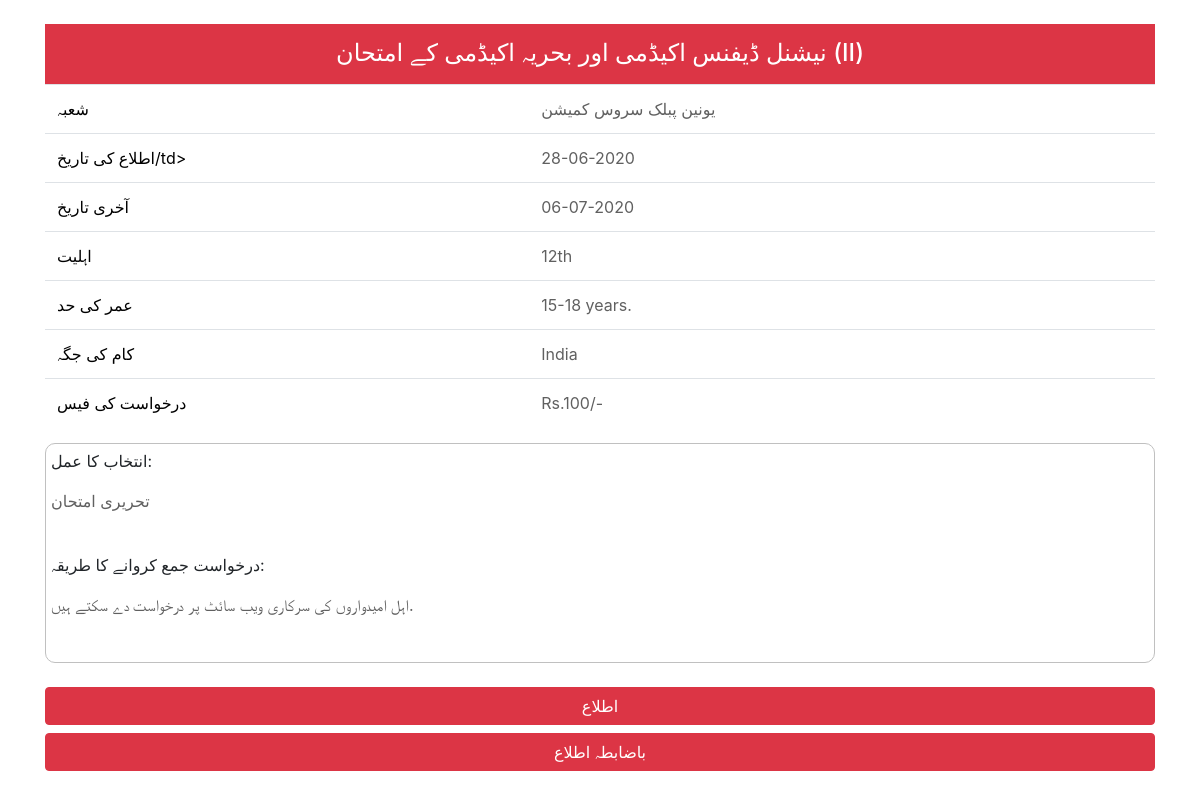
The page /detail_ur/1 on the database its author committed.
### English/models.py (models this page shows, shortened)
class Job(models.Model):
    JobId = models.AutoField(primary_key=True)
    Language = models.CharField(max_length=12, choices=STATES, default='ENGLISH')
    Name = models.CharField(max_length=100)
    Department = models.CharField(max_length=100)
    Notification_Date = models.CharField(max_length=100)
    Number_Of_Posts = models.CharField(max_length=100)
    LastDate = models.CharField(max_length=100)
    Education = models.CharField(max_length=100)
    Age_Limit = models.CharField(max_length=100)
    Salary = models.CharField(max_length=100)
    Location = models.CharField(max_length=100)
    Application_Fees = models.CharField(max_length=100)
    Selection_Process = models.TextField()
    How_To_Apply = models.TextField()
    Pdf_link = models.CharField(max_length=100)
    Official_Notification = models.CharField(max_length=100)
    Selection_Process_KN  = models.TextField(default="Dont Fill",blank=True, null=True)
    Selection_Process_TE  = models.TextField(default="Dont Fill",blank=True, null=True)
    Selection_Process_TA  = models.TextField(default="Dont Fill",blank=True, null=True)
    Selection_Process_MR  = models.TextField(default="Dont Fill",blank=True, null=True)
    Selection_Process_GU  = models.TextField(default="Dont Fill",blank=True, null=True)
    Selection_Process_PA  = models.TextField(default="Dont Fill",blank=True, null=True)
    Selection_Process_ML  = models.TextField(default="Dont Fill",blank=True, null=True)
    Selection_Process_UR  = models.TextField(default="Dont Fill",blank=True, null=True)
    Selection_Process_BN  = models.TextField(default="Dont Fill",blank=True, null=True)
    Selection_Process_OR  = models.TextField(default="Dont Fill",blank=True, null=True)
    How_To_Apply_KN  = models.TextField(default="Dont Fill",blank=True, null=True)
    How_To_Apply_TE  = models.TextField(default="Dont Fill",blank=True, null=True)
    How_To_Apply_TA  = models.TextField(default="Dont Fill",blank=True, null=True)
    How_To_Apply_MR  = models.TextField(default="Dont Fill",blank=True, null=True)
    How_To_Apply_GU  = models.TextField(default="Dont Fill",blank=True, null=True)
    How_To_Apply_PA  = models.TextField(default="Dont Fill",blank=True, null=True)
    How_To_Apply_ML  = models.TextField(default="Dont Fill",blank=True, null=True)
    How_To_Apply_UR  = models.TextField(default="Dont Fill",blank=True, null=True)
    How_To_Apply_BN  = models.TextField(default="Dont Fill",blank=True, null=True)
    How_To_Apply_OR  = models.TextField(default="Dont Fill",blank=True, null=True)
    How_To_Apply_HI  = models.TextField(default="Dont Fill",blank=True, null=True)
    Name_KN  = models.TextField(default="Dont Fill",blank=True, null=True)
    Name_TE  = models.TextField(default="Dont Fill",blank=True, null=True)
    Name_TA  = models.TextField(default="Dont Fill",blank=True, null=True)
    Name_MR  = models.TextField(default="Dont Fill",blank=True, null=True)
    Name_GU  = models.TextField(default="Dont Fill",blank=True, null=True)
    Name_PA  = models.TextField(default="Dont Fill",blank=True, null=True)
    Name_ML  = models.TextField(default="Dont Fill",blank=True, null=True)
    Name_UR  = models.TextField(default="Dont Fill",blank=True, null=True)
    Name_BN  = models.TextField(default="Dont Fill",blank=True, null=True)
    Name_OR  = models.TextField(default="Dont Fill",blank=True, null=True)
    Name_HI  = models.TextField(default="Dont Fill",blank=True, null=True)
    Department_KN  = models.TextField(default="Dont Fill",blank=True, null=True)
    Department_TE  = models.TextField(default="Dont Fill",blank=True, null=True)
    Department_TA  = models.TextField(default="Dont Fill",blank=True, null=True)
    Department_MR  = models.TextField(default="Dont Fill",blank=True, null=True)
    Department_GU  = models.TextField(default="Dont Fill",blank=True, null=True)
    Department_PA  = models.TextField(default="Dont Fill",blank=True, null=True)
    Department_ML  = models.TextField(default="Dont Fill",blank=True, null=True)
    Department_UR  = models.TextField(default="Dont Fill",blank=True, null=True)
    Department_BN  = models.TextField(default="Dont Fill",blank=True, null=True)
    Department_OR  = models.TextField(default="Dont Fill",blank=True, null=True)
    Department_HI  = models.TextField(default="Dont Fill",blank=True, null=True)
    Location_TE  = models.TextField(default="Dont Fill",blank=True, null=True)
    Location_TA  = models.TextField(default="Dont Fill",blank=True, null=True)
    Location_MR  = models.TextField(default="Dont Fill",blank=True, null=True)
    Location_GU  = models.TextField(default="Dont Fill",blank=True, null=True)
    Location_PA  = models.TextField(default="Dont Fill",blank=True, null=True)
    Location_ML  = models.TextField(default="Dont Fill",blank=True, null=True)
    Location_UR  = models.TextField(default="Dont Fill",blank=True, null=True)
    Location_BN  = models.TextField(default="Dont Fill",blank=True, null=True)
    Location_OR  = models.TextField(default="Dont Fill",blank=True, null=True)
    Location_HI  = models.TextField(default="Dont Fill",blank=True, null=True)
    Location_KN  = models.TextField(default="Dont Fill",blank=True, null=True)
    class Meta:
      db_table = "jobs"

### English/views.py (the view)
def detail_ur(request,Id):
   qs = Job.objects.filter(JobId=Id)
   return render(request, "detail_ur.html", {'qs':list(qs)})

### English/templates/detail_ur.html (shortened to what this page needs)
<!DOCTYPE html>
<html lang="en">
<head>
  <link rel="stylesheet" href="https://maxcdn.bootstrapcdn.com/bootstrap/4.5.0/css/bootstrap.min.css">
</head>
<body style="background-color: #fff">
<br>
      {% for obj in qs %}
<div class="container">
      <div style="background-color: #dc3545;min-height: 60px;">
     <h4 style="text-align: center;color: #fff;padding: 15px;">{{obj.Name_UR}}</h4>
      </div>
  <table class="table">
    <tbody style="color:#606060">
      <tr>
        <td style="color: #000;">شعبہ</td>
        <td>{{obj.Department_UR}}</td>
      </tr>
      <tr>
        <td style="color: #000;">اطلاع کی تاریخ/td>
        <td>{{obj.Notification_Date}}</td>
      </tr>
      <tr>
        <td style="color: #000;">آخری تاریخ</td>
        <td>{{obj.LastDate}}</td>
      </tr>
      <tr>
        <td style="color: #000;">اہلیت</td>
        <td>{{obj.Education}}</td>
      </tr>
      <tr>
        <td style="color: #000;">عمر کی حد</td>
        <td>{{obj.Age_Limit}}</td>
      </tr>
      <tr>
        <td style="color: #000;">کام کی جگہ</td>
        <td>{{obj.Location}}</td>
      </tr>
      <tr>
        <td style="color: #000;">درخواست کی فیس</td>
        <td>{{obj.Application_Fees}}</td>
      </tr>
    </tbody>
  </table>
<div style="border: 1px solid #c0c0c0;border-radius: 10px;padding: 5px;">
    <p>انتخاب کا عمل:</p>
    <p style="color:#606060;" >{{obj.Selection_Process_UR}}</p>
    <br>
    <p>درخواست جمع کروانے کا طریقہ:</p>
    <p style="color:#606060;" >{{obj.How_To_Apply_UR}}</p>
    <br>
</div>
  <br>
  <a href="{{obj.Pdf_link}}" class="btn btn-danger btn-block">اطلاع</a>
  <a href="{{obj.Official_Notification}}" class="btn btn-danger btn-block">باضابطہ اطلاع</a>
  <br>
  <br>
    {% endfor %}
</div>
</body>
</html>

### rows shown on the page
Job: Name_UR "نیشنل ڈیفنس اکیڈمی اور بحریہ اکیڈمی کے امتحان (II)", Department_UR "یونین پبلک سروس کمیشن", Notification_Date "28-06-2020", LastDate "06-07-2020", Education "12th", Age_Limit "15-18 years.", Location "India", Application_Fees "Rs.100/-", Selection_Process_UR "تحریری امتحان", How_To_Apply_UR "اہل امیدواروں کی سرکاری ویب سائٹ پر درخواست دے سکتے ہیں."
